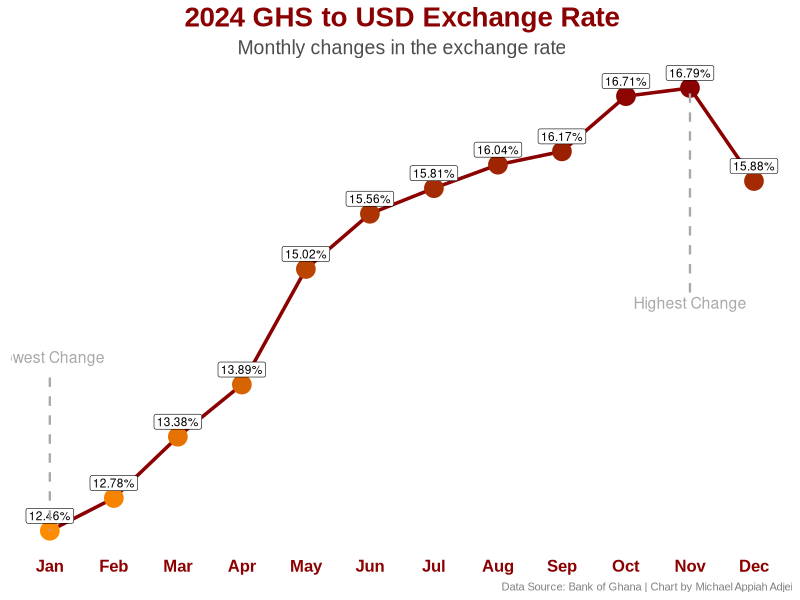

Generate this figure with R:
# Load libraries
library(ggplot2)
library(dplyr)

# Monthly percentage changes for 2024 (from the Bank of Ghana)
percentage_changes <- c(12.46, 12.78, 13.38, 13.89, 15.02, 15.56,
                        15.81, 16.04, 16.17, 16.71, 16.79, 15.88)

# Create a vector of months
months <- c("Jan", "Feb", "Mar", "Apr", "May", "Jun",
            "Jul", "Aug", "Sep", "Oct", "Nov", "Dec")

# Create a data frame to hold the months and percentage changes
data <- data.frame(
  Month = factor(months, levels = months),
  PercentageChange = percentage_changes
)

# Chart
ggplot(data, aes(x = Month, y = PercentageChange, group = 1)) +
  geom_line(color = "darkred", size = 1.2) +
  geom_point(aes(color = PercentageChange), size = 6) +
  geom_label(aes(label = paste0(PercentageChange, "%")),
             fill = "white", color = "black", size = 3, 
             label.padding = unit(0.2, "lines"),
             label.size = 0.2, vjust = -0.5) +
  scale_color_gradient(low = "darkorange", high = "darkred") +
  theme_minimal(base_family = "Arial") +
  labs(
    title = "2024 GHS to USD Exchange Rate",
    subtitle = "Monthly changes in the exchange rate",
    x = NULL,                                             # Remove X-axis title
    y = NULL,                                             # Remove Y-axis label
    caption = "Data Source: Bank of Ghana | Chart by Michael Appiah Adjei"
  ) +
  theme(
    plot.title = element_text(hjust = 0.5, size = 20, face = "bold", color = "darkred"),
    plot.subtitle = element_text(hjust = 0.5, size = 14, color = "gray30"),
    plot.caption = element_text(hjust = 1, size = 8, color = "gray50"),
    axis.text.x = element_text(size = 12, color = "darkred", face = "bold"),
    axis.text.y = element_blank(),
    panel.grid = element_blank(),                       # Remove all grid lines
    legend.position = "none"
  ) +
  annotate(
    "segment", 
    x = which.max(data$PercentageChange), 
    xend = which.max(data$PercentageChange), 
    y = max(data$PercentageChange) - 2, 
    yend = max(data$PercentageChange),
    linetype = "dashed",
    color = "darkgray", size = 0.8
  ) +
  annotate(
    "text", 
    x = which.max(data$PercentageChange), 
    y = max(data$PercentageChange) - 2.1,
    label = "Highest Change", 
    color = "darkgray", size = 4, 
    hjust = 0.5
  ) +
  annotate(
    "segment", 
    x = which.min(data$PercentageChange), 
    xend = which.min(data$PercentageChange), 
    y = min(data$PercentageChange) + 1.5,
    yend = min(data$PercentageChange),
    linetype = "dashed",
    color = "darkgray", size = 0.8
  ) +
  annotate(
    "text", 
    x = which.min(data$PercentageChange), 
    y = min(data$PercentageChange) + 1.7,
    label = "Lowest Change", 
    color = "darkgray", size = 4, 
    hjust = 0.5
  )